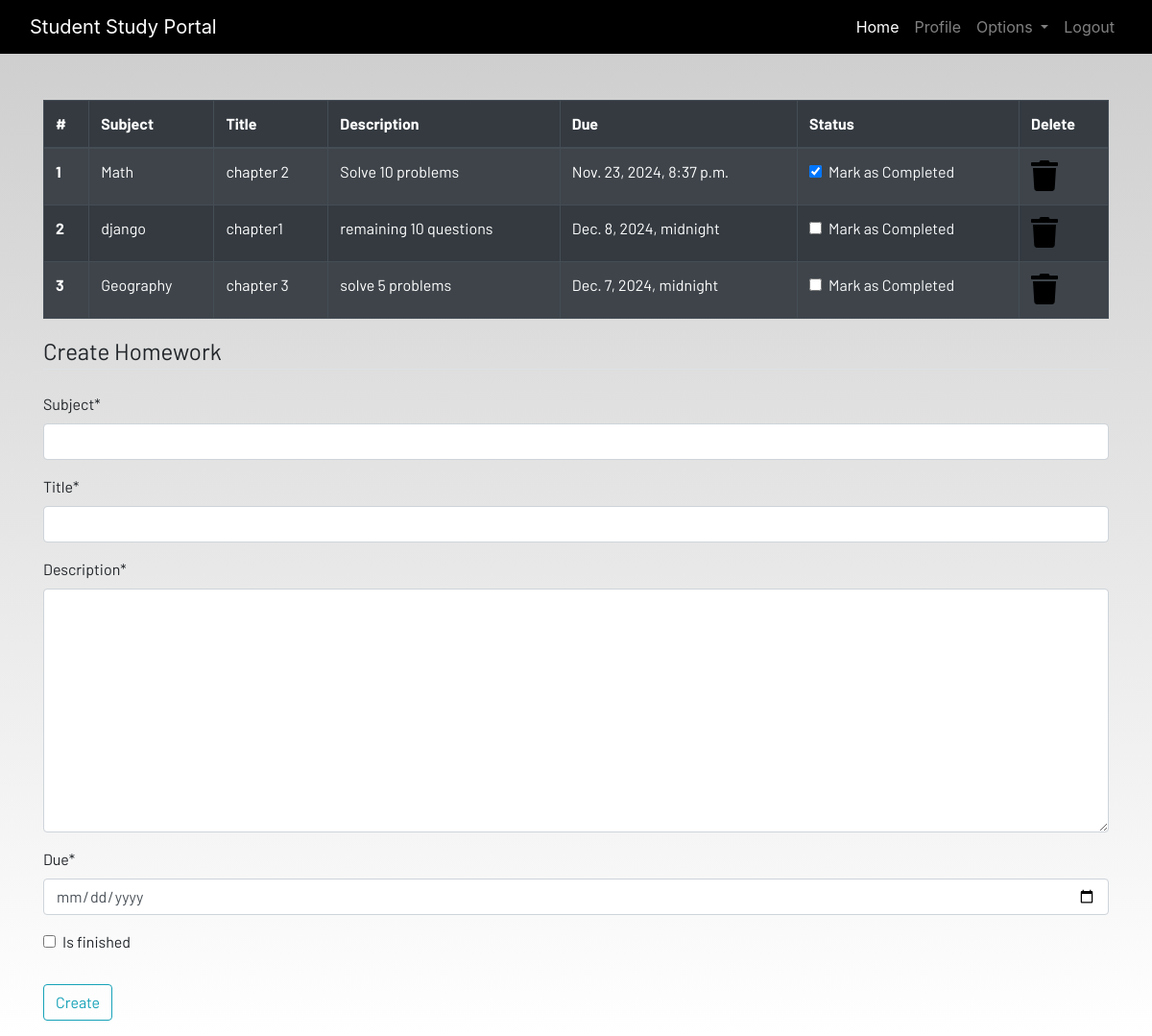
Screenshot of /homework/ (signed in) with the database file from the repository.
### dashboard/models.py (models this page shows)
class Homework(models.Model):
    user = models.ForeignKey(User, on_delete=models.CASCADE)
    subject = models.CharField(max_length=50)
    title = models.CharField(max_length=100)
    description = models.TextField()
    due = models.DateTimeField()
    is_finished = models.BooleanField(default=False)

### dashboard/views.py (the view)
# urls.py: path('homework/', views.homework, name='homework'),
@login_required
def homework(request):
    if request.method == 'POST':
        form = HomeworkForm(request.POST)
        if form.is_valid():
            subject = form.cleaned_data['subject']
            title = form.cleaned_data['title']
            description = form.cleaned_data['description']
            due = form.cleaned_data['due']
            try:
                finished = form.cleaned_data['is_finished']
                if finished == 'on':
                    finished = True
                else:
                    finished = False
            except:
                finished = False
        homeworks = Homework(user=request.user, subject=subject, title=title, description=description, due=due, is_finished=finished)
        homeworks.save()
        messages.success(request,f"Homework Added from {request.user.username} Successfully !")
        return redirect('homework')
    else:
        form = HomeworkForm()
    homework = Homework.objects.filter(user = request.user)
    if len(homework) == 0:
        homework_done = True
    else:
        homework_done = False
    context = {'homeworks':homework, 'homeworks_done':homework_done, 'form':form}
    return render(request, 'dashboard/homework.html', context)

### dashboard/forms.py
class HomeworkForm(forms.ModelForm):
    class Meta:
        model = Homework
        widgets = {'due':DateInput()}
        fields = ['subject', 'title', 'description', 'due', 'is_finished']

### dashboard/templates/dashboard/homework.html (shortened to what this page needs)
{% extends 'dashboard/base.html' %}
{% load static %}
{% load crispy_forms_tags %}
{% block content %}
<div class="container">
    {% if not homework_done %}
        <table class="table table-striped table-bordered table-hover table-dark">
            <thead>
                <tr>
                    <th scope="col">#</th>
                    <th scope="col">Subject</th>
                    <th scope="col">Title</th>
                    <th scope="col">Description</th>
                    <th scope="col">Due</th>
                    <th scope="col">Status</th>
                    <th scope="col">Delete</th>
                </tr>
            </thead>
            <tbody>
                {% for homework in homeworks %}
                    <tr>
                        <th scope="row">{{forloop.counter}}</th>
                        <td>{{homework.subject}}</td>
                        <td>{{homework.title}}</td>
                        <td>{{homework.description}}</td>
                        <td>{{homework.due}}</td>
                        <td>
                            <a href="{% url "update_homework" homework.id %}">
                                <div class="form-check">
                                    {% if homework.is_finished == True %}
                                        <input class="form-check-input" type="checkbox" value="" checked>
                                    {% else %}
                                        <input class="form-check-input" type="checkbox" value="">
                                    {% endif %}
                                    <label class="form-check-label text-light" for="flexCheckDefault">
                                        Mark as Completed
                                    </label>
                                </div>
                            </a>
                        </td>
                        <td><a href="{% url "delete_homework" homework.id %}"><i class="fa fa-trash fa-2x"></i></a></td>
                    </tr>
                {% endfor %}
            </tbody>
        </table>
        {% else %}
            <h4>All homeworks are completed!! Create to have more!!</h4>
    {% endif %}
</div>
<div class=" container">
    <form method="POST">
        <fieldset class="form-group">
            <legend class="border-bottom mb-4">Create Homework</legend>
            {{form|crispy}}
        </fieldset>
        <div class="form-group">
            <button href="" class="btn btn-outline-info" type="submit">
                Create
            </button>
        </div>
    </form>
</div>
{% endblock content %}

### dashboard/templates/dashboard/base.html (shortened to what this page needs)
<!DOCTYPE html>
{% load static %}
<html lang="en">
<head>
  <link rel="stylesheet" href="https://stackpath.bootstrapcdn.com/bootstrap/4.3.1/css/bootstrap.min.css"
 />
  <link rel="stylesheet" href="https://use.fontawesome.com/releases/v5.7.2/css/all.css"
 />
  <link rel="stylesheet" href="{% static 'css/main.css' %}" />
</head>
<body>
  <header>
    <nav class="navbar navbar-expand-lg navbar-dark bg-dark">
      <div class="container-fluid">
        <a class="navbar-brand" href="{% url "home" %}">Student Study Portal</a>
        <div class="collapse navbar-collapse justify-content-end" id="navbarSupportedContent">
          <ul class="navbar-nav mb-2 mb-lg-0">
            <li class="nav-item">
              <a class="nav-link active" aria-current="page" href="{% url "home" %}">Home</a>
            </li>
            {% if request.user.is_authenticated %}
              <li class="nav-item">
                <a class="nav-link" href="{% url "profile" %}">Profile</a>
              </li>
              <li class="nav-item dropdown">
                <a class="nav-link dropdown-toggle" href="#" id="navbarDropdown" role="button" data-toggle="dropdown"
                  aria-haspopup="true" aria-expanded="false">
                  Options
                </a>
              </li>
              <li class="nav-item">
                <a class="nav-link" href="{% url "logout" %}">Logout</a>
              </li>
            {% endif %}
          </ul>
        </div>
      </div>
    </nav>
  </header>
  <br /><br />
  <main>
    {% block content %}
    {% endblock content %}
  </main>
</body>
</html>

### static/css/main.css (style rules this page uses)
html { scroll-behavior: smooth; height: 100%; width: 100%; }
main { font-family: Barlow, Quicksand, Rubik, sans-serif, serif, 'Times New Roman', Times, serif !important; }
.navbar { background-color: rgb(0, 0, 0) !important; }
a { text-decoration: none !important; color: black; }
html, body { max-width: 100%; overflow-x: hidden; height: 100%; width: 100%; }
body { background: linear-gradient(rgba(0, 0, 0, 0.2), rgba(255, 255, 255, 0.5)); overflow-x: hidden; background-repeat: no-repeat; }
.fa { color: black; }

### rows the page displays
Homework: subject "Math", title "chapter 2", description "Solve 10 problems", due "Nov. 23, 2024, 8:37 p.m."
Homework: subject "django", title "chapter1", description "remaining 10 questions", due "Dec. 8, 2024, midnight"
Homework: subject "Geography", title "chapter 3", description "solve 5 problems", due "Dec. 7, 2024, midnight"
